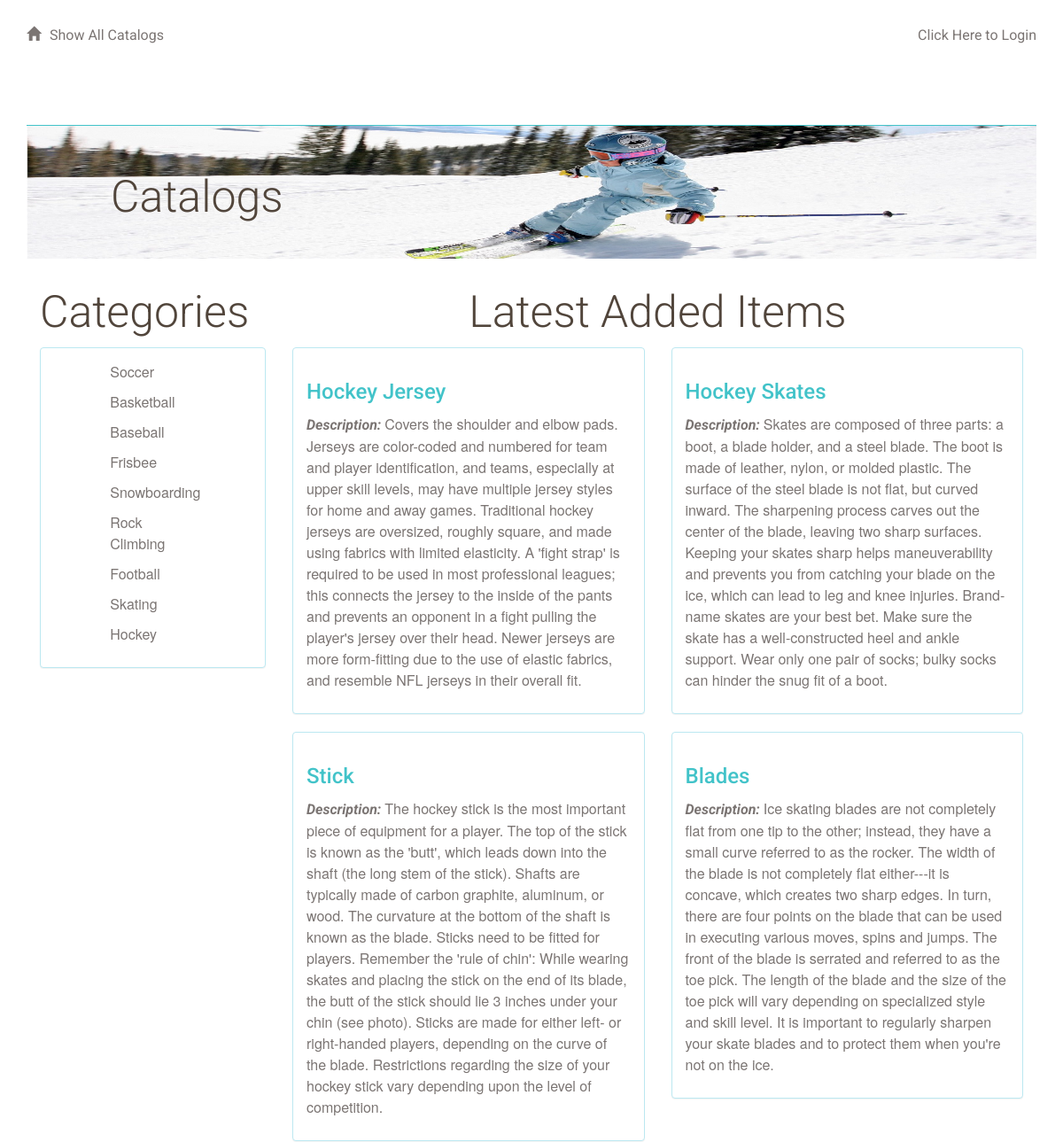
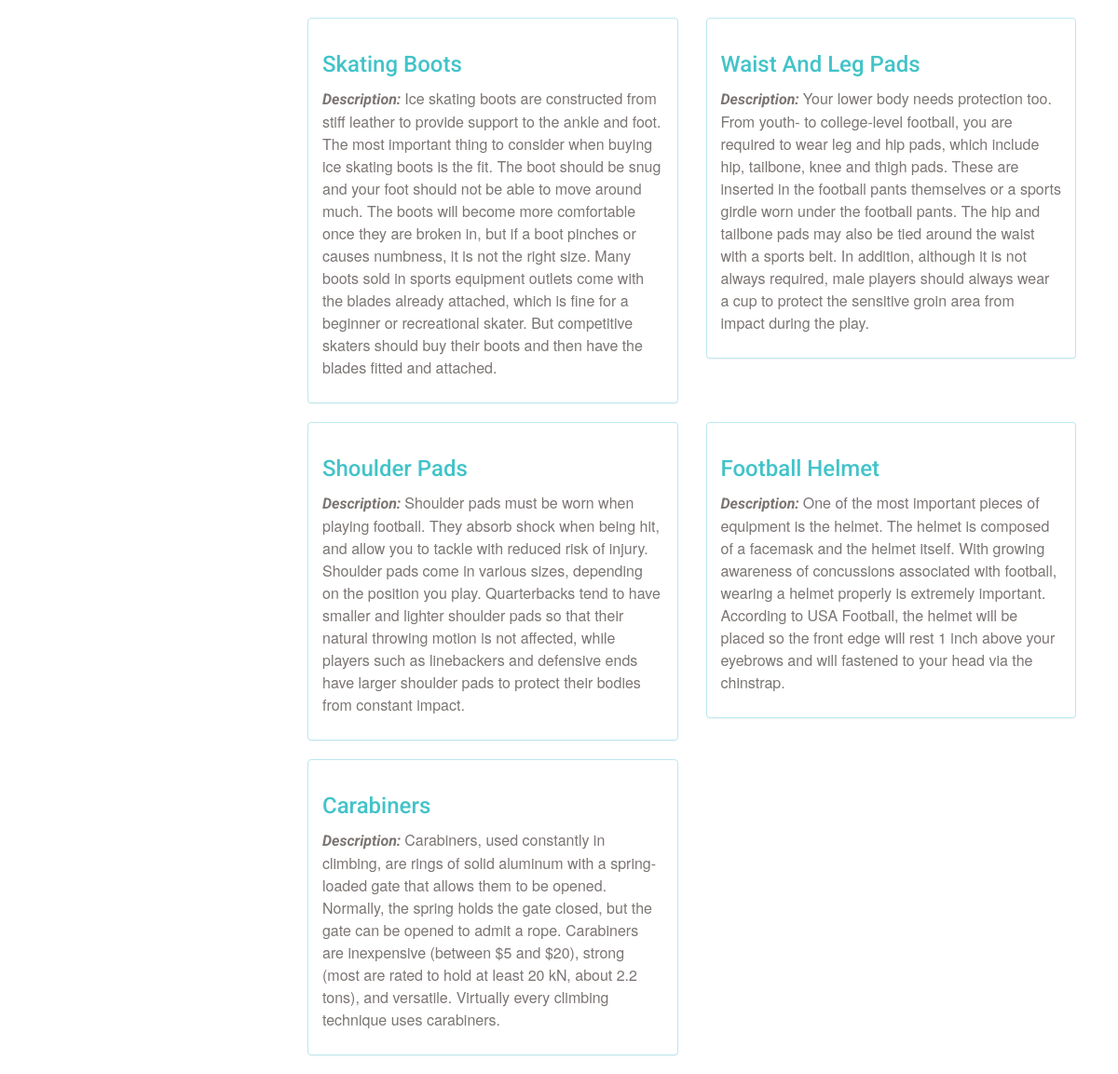
/catalog, run on the app's committed database (2 pictures, top to bottom).
### database_setup.py (models this page shows, shortened)
class Catalog(Base):
    __tablename__ = 'catalog'
    id = Column(Integer, primary_key=True)
    name = Column(String(250), nullable=False)
    user_id = Column(Integer, ForeignKey('user.id'))
    user = relationship(User, cascade="delete")
    description = Column(String(250))

class CatalogItem(Base):
    __tablename__ = 'catalog_item'
    name = Column(String(80), nullable=False)
    id = Column(Integer, primary_key=True)
    description = Column(String(250))
    catalog_id = Column(Integer, ForeignKey('catalog.id'))
    catalog = relationship(Catalog, cascade="delete")
    user_id = Column(Integer, ForeignKey('user.id'))
    user = relationship(User, cascade="delete")

### application.py (the view)
@app.route('/')
@app.route('/catalog')
def catalogMenu():
    catalogs = session.query(Catalog).all()
    latestItems = session.query(CatalogItem).order_by(CatalogItem.id)[:-10:-1]
    if 'username' not in login_session:
        return render_template(
            'publicCatalog.html', catalogs=catalogs, latestItems=latestItems)
    else:
        return render_template(
            'catalog.html', catalogs=catalogs, latestItems=latestItems)

### templates/publicCatalog.html (shortened to what this page needs)
{% extends "main.html" %}
{% block content %}
{% include "header.html" %}
<div class = "container-fluid">
<div class = "row">
<div class = "col-md-3">
  <h1> Categories </h1>
  <div class="panel panel-info">
    <div class="panel-body">
      <div class = "row">
        <div class = "col-md-3"></div>
        <div class = "col-md-6">
          {% for i in catalogs %}
          <a href = '{{url_for('catalogItems', catalog_id = i.id)}}'>
          <p>
            {{i.name}}
          </p>
          </a>
          {% endfor %}
        </div>
        <div class = "col-md-3"></div>
      </div>
    </div>
  </div>
</div>
<div class = "col-md-9">
  <h1 class = "text-center"> Latest Added Items </h1>
  <div class="row">
    <div class="col-md-12">
      <div class="row row-eq-height">
        {% for i in latestItems%}
        <div class="col-md-6">
          <div class="panel panel-info">
            <div class="panel-body">
              <div class = 'itemName'>
                <a href = "{{url_for('showItemInfo', catalog_id = i.catalog_id,
                  catalogItem_id = i.id)}}"><h2>{{i.name}}</h2></a>
                <p><em>Description: </em>{{i.description}}</p>
              </div>
            </div>
          </div>
        </div>
        {% if loop.index is divisibleby 2 %}
      </div>
      <div class="row row-eq-height">
        {% endif %}
        {% endfor %}
      </div>
    </div>
  </div>
</div>
{% endblock %}

### templates/main.html (shortened to what this page needs)
<!DOCTYPE html>
<html lang="en">
  <head>
	<link rel="stylesheet"
		  href="//netdna.bootstrapcdn.com/bootstrap/3.1.1/css/bootstrap.min.css">
	<link rel=stylesheet type=text/css
	      href="{{url_for('static', filename='newstyles.css')}}">
  </head>
  <body>
	<div class="container">
	  {% block content %}
	  {% endblock %}
	</div>
  </body>
</html>

### templates/header.html
<div class="row top-menu">
  <div class="col-md-6">
    <a href="{{url_for('catalogMenu')}}">
    <span class="glyphicon glyphicon-home" aria-hidden="true">
    </span>Show All Catalogs</a>
  </div>
  <div class="col-md-6 text-right">
    {%if 'username' not in session %}
    <a href="{{url_for('showLogin')}}">Click Here to Login </a>
    {% else %}
    <a href="{{url_for('disconnect')}}">Logout </a>
    {% endif %}
  </div>
</div>
<div class = "container-fluid">
  <div class="row top-menu">
    <div class="col-md-10"></div>
    <div class="col-md-2 text-right"> </div>
  </div>
  <div class="row divider blue">
    <div class="col-md-12"></div>
  </div>
  <div class="row banner main">
    <div class="col-md-1"></div>
    <div class="col-md-11 padding-none">
      <h1>Catalogs</h1>
    </div>
  </div>
</div>

### static/newstyles.css (style rules this page uses)
* { font-family: "Helvetica Neue Bold", Roboto, Helvetica, Arial, sans-serif; font-weight: 700; }
h1 { font-family: "Helvetica Neue Light", Roboto, Helvetica, Arial, sans-serif; font-size: 50px; color: #51453B; line-height: 60px; font-weight: 300; }
h2 { font-size: 24px; color: #42C3C9; line-height: 29px; }
p { font-family: "Helvetica Neue", Roboto, Helvetica, Arial, sans-serif; font-size: 16px; color: #7B7573; line-height: 24px; font-weight: 400; }
a { font-size: 16px; color: #0093B9; line-height: 17px; }
.padding-none { padding: 0; }
.glyphicon { margin-right: 10px; }
.top-menu { padding-top: 30px; padding-bottom: 30px; }
.top-menu a { margin-bottom: 0; line-height: 16px; font-size: 16px; color: #7B7573; font-weight: 400; }
.divider.blue { background-color: #42C3C9; }
.banner.main { height: 150px; background: url("/static/top-banner.jpg"); background-position: right; background-repeat: no-repeat; background-size: 100% 100%; }
.banner h1 { margin: 50px 0; }

### data on the page
Catalog: name "Soccer"
Catalog: name "Basketball"
Catalog: name "Baseball"
Catalog: name "Frisbee"
Catalog: name "Snowboarding"
Catalog: name "Rock Climbing"
Catalog: name "Football"
Catalog: name "Skating"
Catalog: name "Hockey"
CatalogItem: name "Hockey Jersey", description "Covers the shoulder and elbow pads. Jerseys are color-coded and numbered for team and player identification, and teams, especially at upper skill levels, may have multiple jersey styles for home and away games. Traditional hockey jerseys are oversized, roughly square, and made using fabrics with limited elasticity. A 'fight strap' is required to be used in most professional leagues; this connects the jersey to the inside of the pants and prevents an opponent in a fight pulling the player's jersey over their head. Newer jerseys are more form-fitting due to the use of elastic fabrics, and resemble NFL jerseys in their overall fit."
CatalogItem: name "Hockey Skates", description "Skates are composed of three parts: a boot, a blade holder, and a steel blade. The boot is made of leather, nylon, or molded plastic. The surface of the steel blade is not flat, but curved inward. The sharpening process carves out the center of the blade, leaving two sharp surfaces. Keeping your skates sharp helps maneuverability and prevents you from catching your blade on the ice, which can lead to leg and knee injuries. Brand-name skates are your best bet. Make sure the skate has a well-constructed heel and ankle support. Wear only one pair of socks; bulky socks can hinder the snug fit of a boot."
CatalogItem: name "Stick", description "The hockey stick is the most important piece of equipment for a player. The top of the stick is known as the 'butt', which leads down into the shaft (the long stem of the stick). Shafts are typically made of carbon graphite, aluminum, or wood. The curvature at the bottom of the shaft is known as the blade. Sticks need to be fitted for players. Remember the 'rule of chin': While wearing skates and placing the stick on the end of its blade, the butt of the stick should lie 3 inches under your chin (see photo). Sticks are made for either left- or right-handed players, depending on the curve of the blade. Restrictions regarding the size of your hockey stick vary depending upon the level of…"
CatalogItem: name "Blades", description "Ice skating blades are not completely flat from one tip to the other; instead, they have a small curve referred to as the rocker. The width of the blade is not completely flat either---it is concave, which creates two sharp edges. In turn, there are four points on the blade that can be used in executing various moves, spins and jumps. The front of the blade is serrated and referred to as the toe pick. The length of the blade and the size of the toe pick will vary depending on specialized style and skill level. It is important to regularly sharpen your skate blades and to protect them when you're not on the ice."
CatalogItem: name "Skating Boots", description "Ice skating boots are constructed from stiff leather to provide support to the ankle and foot. The most important thing to consider when buying ice skating boots is the fit. The boot should be snug and your foot should not be able to move around much. The boots will become more comfortable once they are broken in, but if a boot pinches or causes numbness, it is not the right size. Many boots sold in sports equipment outlets come with the blades already attached, which is fine for a beginner or recreational skater. But competitive skaters should buy their boots and then have the blades fitted and attached."
CatalogItem: name "Waist And Leg Pads", description "Your lower body needs protection too. From youth- to college-level football, you are required to wear leg and hip pads, which include hip, tailbone, knee and thigh pads. These are inserted in the football pants themselves or a sports girdle worn under the football pants. The hip and tailbone pads may also be tied around the waist with a sports belt. In addition, although it is not always required, male players should always wear a cup to protect the sensitive groin area from impact during the play."
CatalogItem: name "Shoulder Pads", description "Shoulder pads must be worn when playing football. They absorb shock when being hit, and allow you to tackle with reduced risk of injury. Shoulder pads come in various sizes, depending on the position you play. Quarterbacks tend to have smaller and lighter shoulder pads so that their natural throwing motion is not affected, while players such as linebackers and defensive ends have larger shoulder pads to protect their bodies from constant impact."
CatalogItem: name "Football Helmet", description "One of the most important pieces of equipment is the helmet. The helmet is composed of a facemask and the helmet itself. With growing awareness of concussions associated with football, wearing a helmet properly is extremely important. According to USA Football, the helmet will be placed so the front edge will rest 1 inch above your eyebrows and will fastened to your head via the chinstrap."
CatalogItem: name "Carabiners", description "Carabiners, used constantly in climbing, are rings of solid aluminum with a spring-loaded gate that allows them to be opened. Normally, the spring holds the gate closed, but the gate can be opened to admit a rope. Carabiners are inexpensive (between $5 and $20), strong (most are rated to hold at least 20 kN, about 2.2 tons), and versatile. Virtually every climbing technique uses carabiners."
